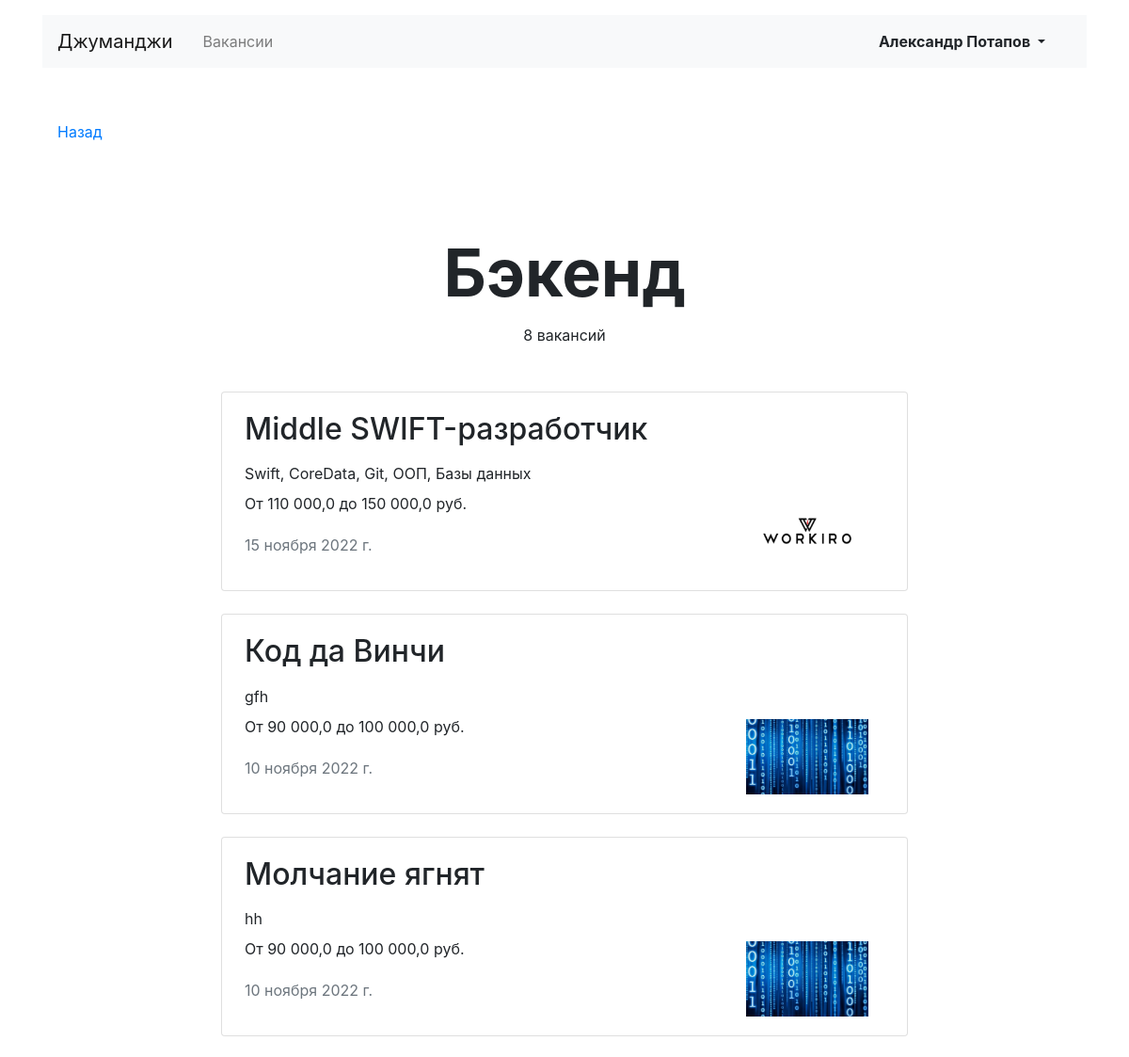
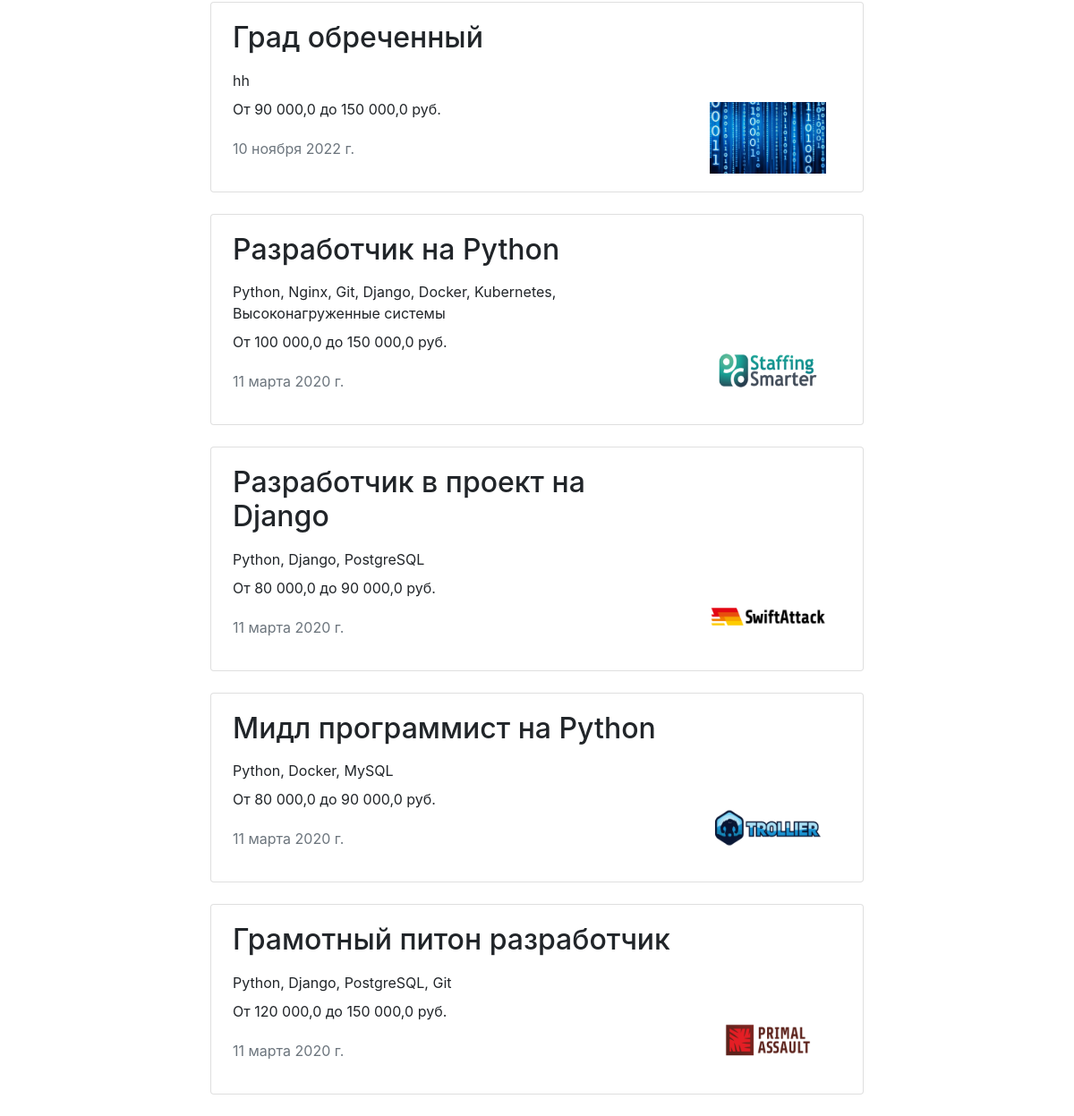
Screenshot of /vacancies/cat/2 (signed in) with the database file from the repository (2 pictures, top to bottom).
### JunJob/models.py (models this page shows)
class Specialty(models.Model):
    code = models.CharField(max_length=10)
    title = models.CharField(max_length=40)
    picture = models.ImageField(upload_to=settings.MEDIA_SPECIALITY_IMAGE_DIR)

class Vacancy(models.Model):
    title = models.CharField(max_length=60)
    specialty = models.ForeignKey(Specialty, related_name='vacancies', on_delete=models.CASCADE)
    company = models.ForeignKey(Company, related_name='vacancies', on_delete=models.CASCADE)
    skills = models.TextField()
    description = models.TextField()
    salary_min = models.FloatField()
    salary_max = models.FloatField()
    published_at = models.DateField()

class Company(models.Model):
    name = models.CharField(max_length=45)
    location = models.CharField(max_length=30)
    logo = models.ImageField(upload_to=settings.MEDIA_COMPANY_IMAGE_DIR, max_length=500000)
    description = models.TextField()
    employee_count = models.IntegerField()
    owner = models.OneToOneField(User, on_delete=models.CASCADE, related_name='company', null=True)

### JunJob/Views/views.py (the view)
# urls.py: path('vacancies/cat/<int:specialty_id>', views.SpecialtyVacanciesView.as_view(), name='specialty'),
class SpecialtyVacanciesView(ListView):  # вакансии по специальности
    model = models.Vacancy
    template_name = 'common/Specialty.html'
    context_object_name = 'specialty_vacancies'
    def get_queryset(self):
        specialty = models.Specialty.objects.get(id=self.kwargs['specialty_id'])
        return models.Vacancy.objects.filter(specialty=specialty).order_by('-published_at')
    def get_context_data(self, *, object_list=None, **kwargs):
        context = super().get_context_data(**kwargs)
        context['specialty'] = models.Specialty.objects.get(id=self.kwargs['specialty_id'])
        return context

### JunJob/templates/common/Specialty.html
{% extends 'base.html' %}
{% block container %}
  <main class="container mt-3">
    <div class="navbar mt-5">
      <p><a href="javascript:history.back()">Назад</a></p>
    </div>
    <section>
      <h1 class="h1 text-center mx-auto mt-4 pt-5" style="font-size: 70px;"><strong>{{ specialty.title }}</strong></h1>
      <p class="text-center pt-1">{{ specialty.vacancies.count }} вакансий</p>
      {% if specialty.vacancies.count > 0 %}
      <div class="row mt-5">
        <div class="col-12 col-lg-8 offset-lg-2 m-auto">
          {% for vacancy in specialty_vacancies %}
          <div class="card mb-4">
            <div class="card-body px-4">
              <div class="row">
                <div class="col-12 col-md-8 col-lg-9">
                  <h2 class="h2 pb-2">{{ vacancy.title }}</h2>
                  <p class="mb-2">{{ vacancy.skills }}</p>
                  {% load humanize %}
                  <p>От {{ vacancy.salary_min|intcomma }} до {{ vacancy.salary_max|intcomma }} руб.</p>
                  <p class="text-muted pt-1">{{ vacancy.published_at }}</p>
                </div>
                <div class="col-12 col-md-4 col-lg-3 d-flex align-items-end">
                  <a href='{% url "onevacancy" vacancy.id %}'><img src="{{ vacancy.company.logo.url }}" width="130" height="80" alt=""></a>
                </div>
              </div>
            </div>
          </div>
          {% endfor %}
          </div>
        </div>
      {% else %}
          <h3 class="text-center pt-1">Для данной специализации пока нет вакансий</h3>
      {% endif %}
    </section>
  </main>
{% endblock %}

### JunJob/templates/base.html (shortened to what this page needs)
<!DOCTYPE html>
<html lang="ru">
<head>
  <link rel="stylesheet" href="https://stackpath.bootstrapcdn.com/bootstrap/4.3.1/css/bootstrap.min.css">
</head>
<body>
  <header class="container mt-3">
    <nav class="navbar navbar-expand-lg navbar-light bg-light">
      <a class="navbar-brand mr-4" href="{% url 'main' %}">Джуманджи</a>
      <div class="collapse navbar-collapse justify-content-between" id="navbarNav">
        <ul class="navbar-nav col-10">
          <li class="nav-item">
            <a class="nav-link" href="{% url 'vacancies' %}">Вакансии</a>
          </li>
        </ul>
        <ul class="navbar-nav col-2 justify-content-end">
          {% if user.is_authenticated %}
          <li class="nav-item active">
            <div class="btn-group">
              <button type="button" class="btn dropdown-toggle font-weight-bold" data-toggle="dropdown" aria-haspopup="true" aria-expanded="false">
                {% if request.user.first_name and request.user.last_name %}
                {{ request.user.first_name }} {{ request.user.last_name }}
                {% else %}
                Имя Фамилия
                {% endif %}
              </button>
            </div>
          </li>
          {% else %}
          <li class="nav-item active">
            <a href="{% url 'login' %}" class="nav-link font-weight-bold">Вход</a>
          </li>
          {% endif %}
        </ul>
      </div>
    </nav>
  </header>
  {% block container %}
  {% endblock %}
</body>
</html>

### rows the page displays
Specialty: title "Бэкенд", vacancies.count "8"
Vacancy: title "Middle SWIFT-разработчик", skills "Swift, CoreData, Git, ООП, Базы данных", salary_min "110 000,0", salary_max "150 000,0", published_at "15 ноября 2022 г.", company.logo (picture)
Vacancy: title "Код да Винчи", skills "gfh", salary_min "90 000,0", salary_max "100 000,0", published_at "10 ноября 2022 г.", company.logo (picture)
Vacancy: title "Молчание ягнят", skills "hh", salary_min "90 000,0", salary_max "100 000,0", published_at "10 ноября 2022 г.", company.logo (picture)
Vacancy: title "Град обреченный", skills "hh", salary_min "90 000,0", salary_max "150 000,0", published_at "10 ноября 2022 г.", company.logo (picture)
Vacancy: title "Разработчик на Python", skills "Python, Nginx, Git, Django, Docker, Kubernetes, Высоконагруженные системы", salary_min "100 000,0", salary_max "150 000,0", published_at "11 марта 2020 г.", company.logo (picture)
Vacancy: title "Разработчик в проект на Django", skills "Python, Django, PostgreSQL", salary_min "80 000,0", salary_max "90 000,0", published_at "11 марта 2020 г.", company.logo (picture)
Vacancy: title "Мидл программист на Python", skills "Python, Docker, MySQL", salary_min "80 000,0", salary_max "90 000,0", published_at "11 марта 2020 г.", company.logo (picture)
Vacancy: title "Грамотный питон разработчик", skills "Python, Django, PostgreSQL, Git", salary_min "120 000,0", salary_max "150 000,0", published_at "11 марта 2020 г.", company.logo (picture)

### other values shown
{{ request.user.first_name }} "Александр"
{{ request.user.last_name }} "Потапов"
